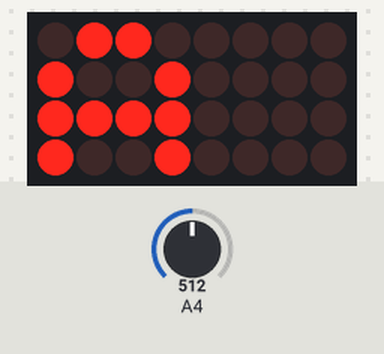
Recording of a sketch running on a simulated Arduino Uno, built with avr-gcc and run on an emulated ATmega328P. Parts: 8×4 LED matrix. Wiring (inferred from the names in the program): LED matrix (orientation assumed): rows pin 13, pin 12, pin 11, pin 10; columns pin 9, pin 8, pin 7, pin 6, pin 5, pin 4, pin 3, pin 2. The test bench sets the inputs (shaded band); at power-on: A4 = 512. Random numbers use the default seed unless the sketch sets one; what the sketch prints to the serial monitor is not drawn.

Above: at 1.2 s.
1.3 s: A4 set to 436
At 2.7 s:
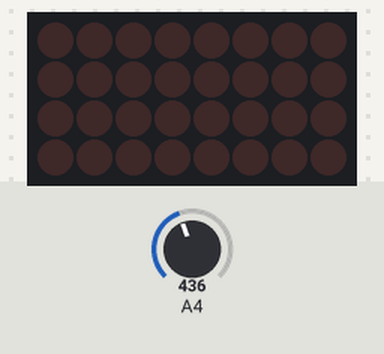
4.3 s: A4 set to 414
At 5.1 s:
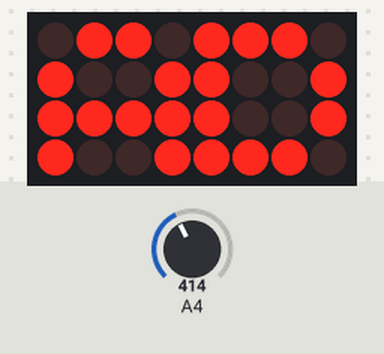
7.3 s: A4 set to 511
At 8.1 s:
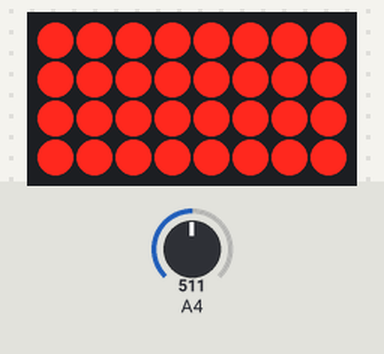
9.8 s: A4 set to 323
12.8 s: A4 set to 293
Timing chart, 0 to 13.9 s (numbered marks = the images above; inputs shaded):
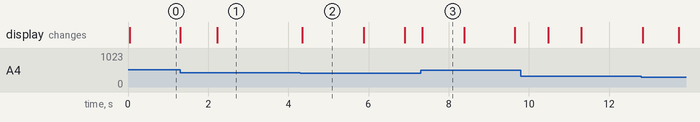

The sketch:

LED8x8ADNU.ino
```cpp
// Sketch to display the text "ADNU", one character per quadrant, on an 8x8 led (bi-color) matrix
// Author: Glenn G. Fabia

int ROW_pins[] = {13,12,11,10,17,16,15,14};
int COL_pins[] = {9,8,7,6,5,4,3,2};

int MAX_PINS = 8;

int A [4][4] = {{0,1,1,0},{1,0,0,1},{1,1,1,1},{1,0,0,1}};
int D [4][4] = {{1,1,1,0},{1,0,0,1},{1,0,0,1},{1,1,1,0}};
int N [4][4] = {{1,0,0,1},{1,1,0,1},{1,0,1,1},{1,0,0,1}};
int U [4][4] = {{1,0,0,1},{1,0,0,1},{1,0,0,1},{0,1,1,0}};

int count = 0;

int ADNU[8][8] = {{0,1,1,0,1,1,1,0},
                  {1,0,0,1,1,0,0,1},
                  {1,1,1,1,1,0,0,1},
                  {1,0,0,1,1,1,1,0},
                  {1,0,0,1,1,0,0,1},
                  {1,1,0,1,1,0,0,1},
                  {1,0,1,1,1,0,0,1},
                  {1,0,0,1,0,1,1,0}};

int refresh_rate = 30;
void setup() {
   for(int i = 0; i < MAX_PINS; i++) {
       pinMode(ROW_pins[i], OUTPUT);
       pinMode(COL_pins[i], OUTPUT);
   }
  Serial.begin(9600);
}
void loop() {

   int v = analogRead(A4);
   refresh_rate = map(v, 0, 1023, 0, 500);

   int displayTime = refresh_rate;
   if(count < displayTime) {
     drawLetter(A,0,0);
   } else if (count < displayTime*2) {
     drawLetter(D,0,4);
   } else if (count < displayTime*3) {
     drawLetter(N,4,0);
   } else if (count < displayTime*4) {
      drawLetter(U,4,4);
   } else if (count < displayTime*5) {
       drawADNU();
   } else if (count < displayTime*6) {
       drawAll();
   } else {
       clearScreen();
   }
   count = (count + 1) % (displayTime * 7) ;
   Serial.println(refresh_rate);
}


void drawRandomPixel(){
     int col = rand() % MAX_PINS;
     int row = rand() % MAX_PINS;
     drawPixel(row, col);
}

void drawPixel(int row, int col){
       digitalWrite(ROW_pins[row], HIGH);
       for(int i = 0; i < MAX_PINS; i++)
           digitalWrite(COL_pins[i], HIGH);
       digitalWrite(COL_pins[col], LOW);

}

void drawAll(){
   for(int i = 0; i < MAX_PINS; i++) {
       digitalWrite(ROW_pins[i], HIGH);
       digitalWrite(COL_pins[i], LOW);
   }
}

void drawADNU(){
    for(int r = 0; r < 8; r++){
        digitalWrite(ROW_pins[r], HIGH);
        for(int c = 0; c < 8; c++){
                digitalWrite(COL_pins[c], HIGH);

        }
        for(int c = 0; c < 8; c++){
            digitalWrite(COL_pins[c], !ADNU[r][c]);
        }

        delay(1);
        digitalWrite(ROW_pins[r], LOW);
    }
}

void drawLetter(int letter[][4], int startRow, int startCol) {
     for(int r = 0; r <  4; r++){

        if(startRow + r < MAX_PINS)
          digitalWrite(ROW_pins[startRow + r], HIGH);
        for(int c = 0; c < 8; c++){
                digitalWrite(COL_pins[c], HIGH);
        }
         for(int c = 0; c < 4; c++){
              if(startCol + c < MAX_PINS) {
                     digitalWrite(COL_pins[startCol + c], !letter[r][c]);
              }
         }

        delay(1);
        digitalWrite(ROW_pins[startRow + r], LOW);
     }
}

void clearScreen(){
   for(int i = 0; i < MAX_PINS; i++) {
       digitalWrite(ROW_pins[i], LOW);
       digitalWrite(COL_pins[i], LOW);
   }
}
```

Measured:
- the behaviour switches between 426 and 425 on A4 (found by bisection; images 1 and 2)
- what the display in image 2 shows lasts 1.6 s, from 4.3 s to 5.9 s
- what the display in image 3 shows lasts 1.1 s, from 7.3 s to 8.4 s
